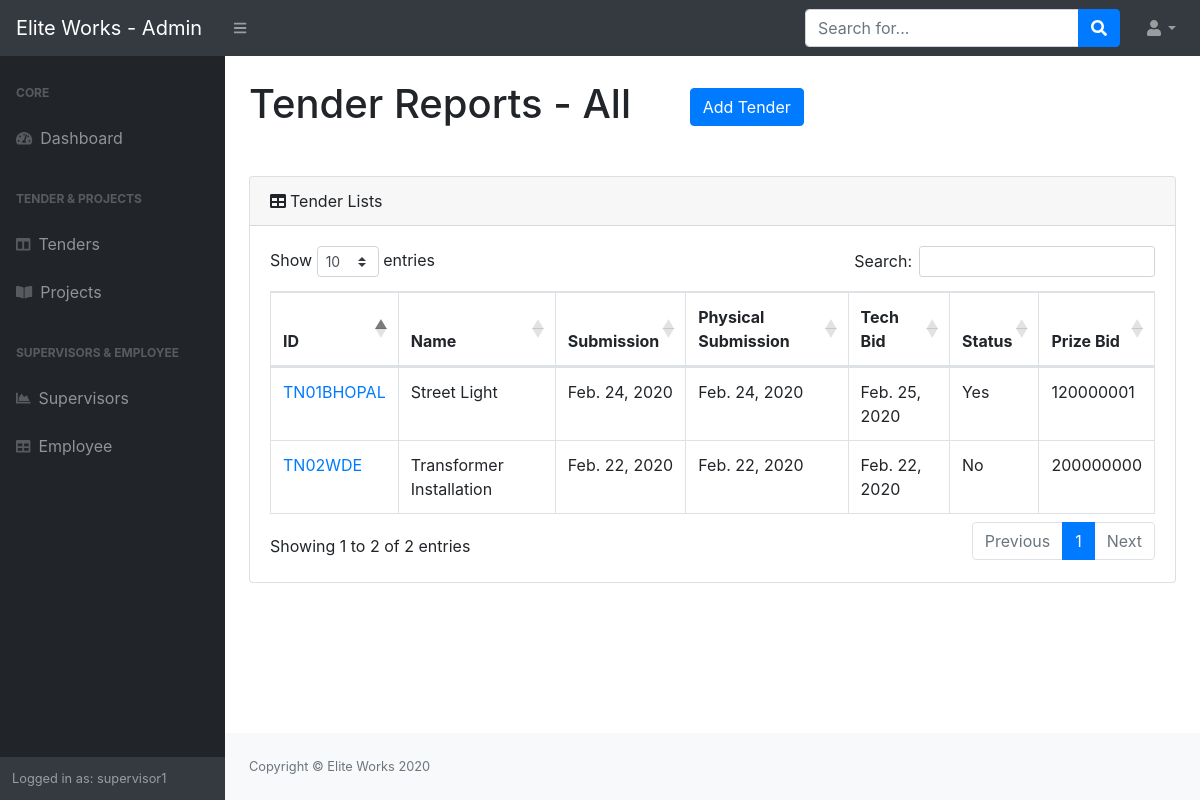
Page /tender/ (signed in) on the committed database.
### projects/models.py (models this page shows, shortened)
class Tender(models.Model):
    tender_number = models.CharField('Tender Number',max_length=500)
    tender_name = models.CharField('Name of Work',max_length=500)
    tender_submission_date = models.DateField('Tender Submission Date',default=timezone.now)
    tender_purchase_reciept = models.FileField('Tender Purchase Reciept')
    tender_confirmation_reciept = models.FileField('Tender Confirmation Reciept')
    physical_submission_date = models.DateField('Physical Submission Date',default=timezone.now)
    tech_bid_opening_date = models.DateField('Technical Bid Opening Bid',default=timezone.now)
    Yes = 'Yes'
    No = 'No'
    status = [(Yes, 'Yes'),(No, 'No')]
    bid_status = models.CharField('Bid Status',max_length=10,choices=status,default=No)
    prize_bid = models.CharField('Prize Bid',max_length=50)
    class Meta:
        verbose_name = 'Tender Lists'
        verbose_name_plural = 'Tender Lists'

### projects/views.py (the view)
# urls.py: path('tender/',project_view.tender,name='tender'),
@login_required
def tender(request):
    tender_list = Tender.objects.all()
    context = {
        'tender_list': tender_list
    }
    return render(request,'projects/tender_page.html',context)

### projects/templates/projects/tender_page.html (shortened to what this page needs)
{% load static %}
<!DOCTYPE html>
<html lang="en">
    <head>
        <link href="{% static 'projects/css/styles.css' %}" rel="stylesheet" />
        <link href="https://cdn.datatables.net/1.10.20/css/dataTables.bootstrap4.min.css" rel="stylesheet" />
    </head>
    <body class="sb-nav-fixed">
        <nav class="sb-topnav navbar navbar-expand navbar-dark bg-dark">
            <a class="navbar-brand" href="index.html">Elite Works - Admin</a><button class="btn btn-link btn-sm order-1 order-lg-0" id="sidebarToggle" href="#"><i class="fas fa-bars"></i></button
            >
            <form class="d-none d-md-inline-block form-inline ml-auto mr-0 mr-md-3 my-2 my-md-0">
                <div class="input-group">
                    <input class="form-control" type="text" placeholder="Search for..." aria-label="Search" aria-describedby="basic-addon2" />
                    <div class="input-group-append">
                        <button class="btn btn-primary" type="button"><i class="fas fa-search"></i></button>
                    </div>
                </div>
            </form>
            <ul class="navbar-nav ml-auto ml-md-0">
                <li class="nav-item dropdown">
                    <a class="nav-link dropdown-toggle" id="userDropdown" href="#" role="button" data-toggle="dropdown" aria-haspopup="true" aria-expanded="false"><i class="fas fa-user fa-fw"></i></a>
                </li>
            </ul>
        </nav>
        <div id="layoutSidenav">
            <div id="layoutSidenav_nav">
                <nav class="sb-sidenav accordion sb-sidenav-dark" id="sidenavAccordion">
                    <div class="sb-sidenav-menu">
                        <div class="nav">
                            <div class="sb-sidenav-menu-heading">Core</div>
                            <a class="nav-link" href="/"
                                ><div class="sb-nav-link-icon"><i class="fas fa-tachometer-alt"></i></div>
                                Dashboard</a
                            >
                            <div class="sb-sidenav-menu-heading">Tender & Projects</div>
                            <a class="nav-link collapsed" href="/tender" data-target="#collapseLayouts" aria-expanded="false" aria-controls="collapseLayouts"
                                ><div class="sb-nav-link-icon"><i class="fas fa-columns"></i></div>
                                Tenders
                            </a>
                            <a class="nav-link collapsed" href="/projects/" data-target="#collapsePages" aria-expanded="false" aria-controls="collapsePages"
                                ><div class="sb-nav-link-icon"><i class="fas fa-book-open"></i></div>
                                Projects
                            </a>
                            <div class="sb-sidenav-menu-heading">Supervisors & Employee</div>
                            <a class="nav-link" href="/supervisor"
                                ><div class="sb-nav-link-icon"><i class="fas fa-chart-area"></i></div>
                                Supervisors</a
                            ><a class="nav-link" href="/labour"
                                ><div class="sb-nav-link-icon"><i class="fas fa-table"></i></div>
                                Employee</a>
                        </div>
                    </div>
                    <div class="sb-sidenav-footer">
                        <div class="small">Logged in as:  {{request.user}}</div>
                    </div>
                </nav>
            </div>
            <div id="layoutSidenav_content">
                <main>
                    <div class="container-fluid">
                        <h1 class="mt-4 mb-5 mr-5">Tender Reports - All <a href="/add_tender"><button type="button" class=" ml-5 btn btn-primary">Add Tender</button></a></h1>
                        <div class="card mb-4">
                            <div class="card-header"><i class="fas fa-table mr-1"></i>Tender Lists</div>
                            <div class="card-body">
                                <div class="table-responsive">
                                    <table class="table table-bordered" id="dataTable" width="100%" cellspacing="0">
                                        <thead>
                                            <tr>
                                                <th>ID</th>
                                                <th>Name</th>
                                                <th>Submission</th>
                                                <th>Physical Submission</th>
                                                <th>Tech Bid</th>
                                                <th>Status</th>
                                                <th>Prize Bid</th>
                                            </tr>
                                        </thead>
                                        <tbody>
                                            {%for tender in tender_list%}
                                            <tr>
                                                <td><a href="{{tender.id}}">{{tender.tender_number}}</a></td>
                                                <td>{{tender.tender_name}}</td>
                                                <td>{{tender.tender_submission_date}}</td>
                                                <td>{{tender.physical_submission_date}}</td>
                                                <td>{{tender.tech_bid_opening_date}}</td>
                                                <td>{{tender.bid_status}}</td>
                                                <td>{{tender.prize_bid}}</td>
                                            </tr>
                                            {%endfor%}
                                        </tbody>
                                    </table>
                                </div>
                            </div>
                        </div>
                    </div>
                </main>
                <footer class="py-4 bg-light mt-auto">
                    <div class="container-fluid">
                        <div class="d-flex align-items-center justify-content-between small">
                            <div class="text-muted">Copyright &copy; Elite Works 2020</div>
                        </div>
                    </div>
                </footer>
            </div>
        </div>
    </body>
</html>

### rows in the picture
Tender: tender_number "TN01BHOPAL", tender_name "Street Light", tender_submission_date "Feb. 24, 2020", physical_submission_date "Feb. 24, 2020", tech_bid_opening_date "Feb. 25, 2020", bid_status "Yes", prize_bid "120000001"
Tender: tender_number "TN02WDE", tender_name "Transformer Installation", tender_submission_date "Feb. 22, 2020", physical_submission_date "Feb. 22, 2020", tech_bid_opening_date "Feb. 22, 2020", bid_status "No", prize_bid "200000000"

### other values in the picture
{{ request.user }} "supervisor1"
